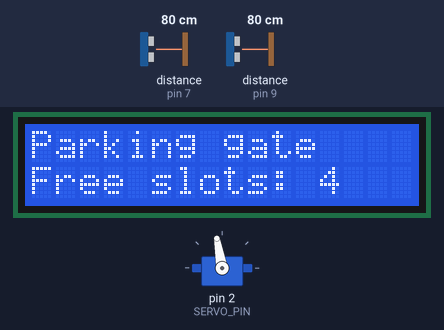
The sketch below on a simulated Arduino Uno, built with avr-gcc and run on an emulated ATmega328P. Shown: 16×2 character LCD, servo. Wiring (inferred from the names in the program): 2 × ultrasonic range finder: trigger pin 6, echo pin 7 / trigger pin 8, echo pin 9. Inputs (shaded band) come from the test bench; at power-on: distance to the obstacle (sensors on pin 7, pin 9) 80 cm. The echo pulse lasts 58.3 µs per cm; what the sketch prints to the serial monitor is not drawn.

Above: at 2.7 s.
2.8 s: distance to the obstacle (sensor on pin 7) set to 12 cm
4.3 s: distance to the obstacle (sensor on pin 7) set to 9 cm
At 4.65 s:
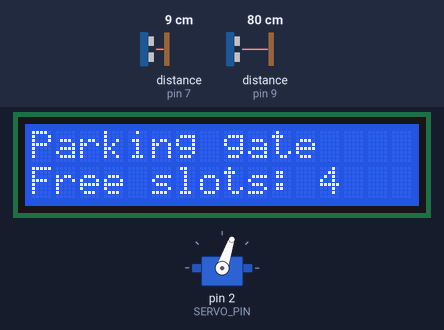
At 6.1 s:
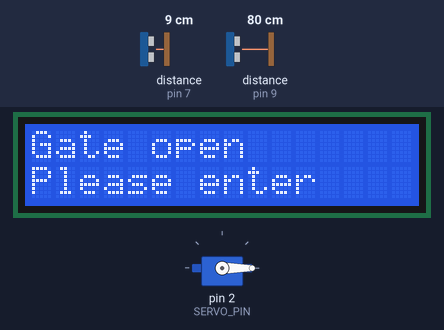
Timing chart, 0 to 17.4 s (numbered marks = the images above; inputs shaded):
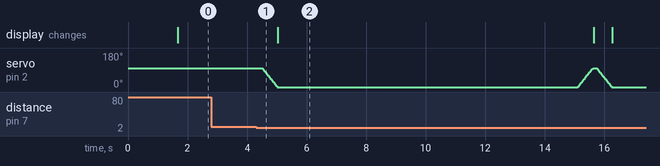

The sketch:

parking_gate.ino
```cpp
/*
  Arduino parking gate: two HC-SR04 sensors, one SG90 servo, 16x2 I2C LCD.

  Behaviour (same idea as the tutorial credited in README.md):
    - Car at the ENTRY sensor and a slot is free -> gate opens.
    - Once the car has reached and then cleared the EXIT sensor -> gate closes, free slots -1.
    - Car at the EXIT sensor first -> gate opens.
    - Once the car has reached and then cleared the ENTRY sensor -> gate closes, free slots +1.

  This sketch was written from scratch (state machine), not copied from the tutorial.
*/
#include <Wire.h>
#include <LiquidCrystal_I2C.h>
#include <Servo.h>

// ---------------- Configuration ----------------
const uint8_t  TRIG_ENTRY = 6, ECHO_ENTRY = 7;
const uint8_t  TRIG_EXIT  = 8, ECHO_EXIT  = 9;
const uint8_t  SERVO_PIN  = 2;
const uint8_t  LCD_ADDR   = 0x27;

const uint8_t  TOTAL_SLOTS    = 4;       // change for a bigger car park
const int      DETECT_CM      = 10;      // a car is "present" below this distance
const uint8_t  CONFIRM_READS  = 2;       // consecutive readings needed (anti-glitch)
const uint8_t  GATE_CLOSED    = 100;     // servo angles (degrees)
const uint8_t  GATE_OPEN      = 0;
const unsigned long PASS_TIMEOUT_MS = 10000;  // close anyway if no car passes
const unsigned long ECHO_TIMEOUT_US = 25000;  // ~4 m max range
const unsigned long FULL_MSG_MS     = 2000;

// ---------------- Globals ----------------
LiquidCrystal_I2C lcd(LCD_ADDR, 16, 2);
Servo gate;

struct Detector {
  uint8_t trig, echo;
  uint8_t hits;      // consecutive "near" readings
  bool    present;   // debounced result
};
Detector entrySensor = {TRIG_ENTRY, ECHO_ENTRY, 0, false};
Detector exitSensor  = {TRIG_EXIT,  ECHO_EXIT,  0, false};

enum State { IDLE, ENTERING, EXITING };
State state = IDLE;
uint8_t freeSlots = TOTAL_SLOTS;
bool reachedSecond = false;          // car has reached the 2nd sensor
unsigned long stateStart = 0;
unsigned long fullMsgUntil = 0;

// ---------------- Helpers ----------------
// Distance in cm, or -1 if no echo came back.
// (pulseIn returns 0 on timeout: that must NOT be read as "0 cm".)
int readDistanceCm(uint8_t trig, uint8_t echo) {
  digitalWrite(trig, LOW);  delayMicroseconds(2);
  digitalWrite(trig, HIGH); delayMicroseconds(10);
  digitalWrite(trig, LOW);
  unsigned long us = pulseIn(echo, HIGH, ECHO_TIMEOUT_US);
  if (us == 0) return -1;
  return (int)(us * 0.034 / 2);
}

void updateDetector(Detector &d) {
  int cm = readDistanceCm(d.trig, d.echo);
  bool near = (cm > 0 && cm < DETECT_CM);
  if (near) { if (d.hits < CONFIRM_READS) d.hits++; }
  else d.hits = 0;
  d.present = (d.hits >= CONFIRM_READS);
}

void moveGate(uint8_t from, uint8_t to) {
  int step = (from < to) ? 1 : -1;
  for (int p = from; p != to; p += step) { gate.write(p); delay(5); }
  gate.write(to);
}

void printLine(uint8_t row, const char *text) {
  char buf[17];
  snprintf(buf, sizeof(buf), "%-16s", text);
  lcd.setCursor(0, row);
  lcd.print(buf);
}

void showStatus() {
  char line[17];
  if (state == ENTERING)       { printLine(0, "Gate open");    printLine(1, "Please enter"); return; }
  if (state == EXITING)        { printLine(0, "Gate open");    printLine(1, "Please exit");  return; }
  if (millis() < fullMsgUntil) { printLine(0, "Parking full"); printLine(1, "Sorry!");       return; }
  printLine(0, "Parking gate");
  snprintf(line, sizeof(line), "Free slots: %u", freeSlots);
  printLine(1, line);
}

void openGate(State next) {
  moveGate(GATE_CLOSED, GATE_OPEN);
  state = next;
  reachedSecond = false;
  stateStart = millis();
  Serial.println(next == ENTERING ? F("Gate open (entry)") : F("Gate open (exit)"));
}

void closeGate(bool carPassed) {
  moveGate(GATE_OPEN, GATE_CLOSED);
  if (carPassed) {
    if (state == ENTERING && freeSlots > 0)                freeSlots--;
    else if (state == EXITING && freeSlots < TOTAL_SLOTS)  freeSlots++;
  }
  Serial.print(F("Gate closed, free slots = "));
  Serial.println(freeSlots);
  state = IDLE;
}

// ---------------- Arduino entry points ----------------
void setup() {
  Serial.begin(9600);
  lcd.init();
  lcd.backlight();
  pinMode(TRIG_ENTRY, OUTPUT); pinMode(ECHO_ENTRY, INPUT);
  pinMode(TRIG_EXIT,  OUTPUT); pinMode(ECHO_EXIT,  INPUT);
  gate.attach(SERVO_PIN);
  gate.write(GATE_CLOSED);
  printLine(0, "Parking gate");
  printLine(1, "Starting...");
  delay(1500);
}

void loop() {
  updateDetector(entrySensor);
  delay(30);                       // let echoes die out between the two sensors
  updateDetector(exitSensor);

  switch (state) {
    case IDLE:
      if (entrySensor.present) {
        if (freeSlots > 0) openGate(ENTERING);
        else fullMsgUntil = millis() + FULL_MSG_MS;
      } else if (exitSensor.present && freeSlots < TOTAL_SLOTS) {
        openGate(EXITING);
      }
      break;

    case ENTERING:
    case EXITING: {
      const Detector &second = (state == ENTERING) ? exitSensor : entrySensor;
      if (second.present) reachedSecond = true;
      if (reachedSecond && !second.present)               closeGate(true);   // car went through
      else if (millis() - stateStart > PASS_TIMEOUT_MS)   closeGate(false);  // nobody came
      break;
    }
  }

  showStatus();
  delay(50);
}
```

Measured:
- the behaviour switches between 11 and 10 cm on distance to the obstacle (sensor on pin 7) (found by bisection; images 0 and 1)
- after the input at 2.8 s, every drawn part: stays the same
- after the input at 4.3 s, the display: changes after 0.74 s (image 2)
